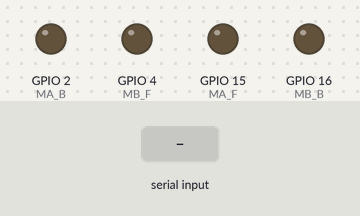
The sketch below on a simulated ESP32. Shown: output pins drawn as LEDs (lit = HIGH). The test bench sets the inputs (shaded band). Nothing arrives over Bluetooth unless stated.

Above: at 1.2 s.
1.3 s: "F90\n" received over the second serial link
At 2.5 s:
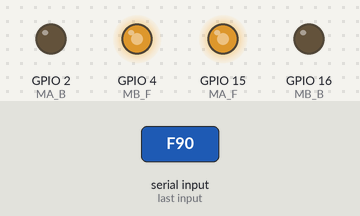
2.8 s: "B90\n" received over the second serial link
At 3.7 s:
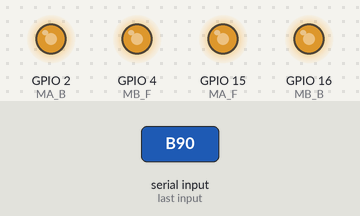
Timing chart, 0 to 5.8 s (numbered marks = the images above; inputs shaded):
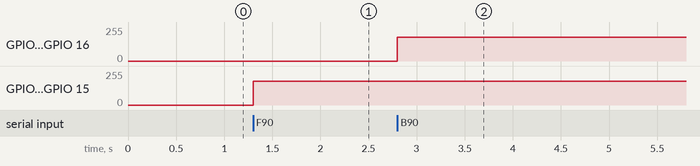

Measured:
- after the input at 1.3 s, GPIO 4 (MB_F), GPIO 15 (MA_F): 0/255 → 179/255 at once
- after the input at 2.8 s, GPIO 2 (MA_B), GPIO 16 (MB_B): 0/255 → 179/255 at once

The sketch:

arduinoCode.ino
```cpp
/*
  Kiki2010
  Base Code to control a BT Robot
  30/01/2025
*/

#include "BluetoothSerial.h"

BluetoothSerial SerialBT;

//Motors Pins
const int MA_F = 15; //Motor A Front
const int MA_B = 2; //Motor A Back
const int MB_F = 4; //Motor B Front
const int MB_B = 16; //Motor B Back

//Velocity control by PWM
const int freq = 1000;
const int resolution = 8;
int velocity = 180;

// Default command for control
char lastCmd = 'S';

void setup() {
  //We start Serial port and BT Serial
  Serial.begin(115200);
  SerialBT.begin("NovaX"); //Or whatever name you want for your robot

  //Set up motors for PWM
  ledcAttach(MA_F, freq, resolution);
  ledcAttach(MA_B, freq, resolution);
  ledcAttach(MB_F, freq, resolution);
  ledcAttach(MB_B, freq, resolution);

  movement('S');
}

void loop() {
  if (SerialBT.available()) {
    char cmd = SerialBT.read();

    //Ignore line breaks
    if (cmd == '\r' || cmd == '\n') return;

    cmd = toupper(cmd); //Uppercase :D

    //Velocity control
    if (cmd == 'V') {
      velocity = SerialBT.parseInt();
      velocity = constrain(velocity, 0, 255);

      //Replace Velocity
      if (lastCmd != 'S') {
        movement(lastCmd);
        return;
      }
    }

    //Movement control
    lastCmd = cmd;

    movement(cmd);
  }
}

//Default Movement
void movement(char c) {
  switch (c) {
    //Front
    case 'F':
      ledcWrite(MA_F, velocity);
      ledcWrite(MB_F, velocity);
      break;

    //Back
    case 'B':
      ledcWrite(MA_B, velocity);
      ledcWrite(MB_B, velocity);
      break;

    case 'L':
      ledcWrite(MA_F, velocity);
      ledcWrite(MB_B, velocity);
      break;

    case 'R':
      ledcWrite(MA_B, velocity);
      ledcWrite(MB_F, velocity);
      break;

    case 'S':
      ledcWrite(MA_F, 0);
      ledcWrite(MB_F, 0);
      ledcWrite(MA_B, 0);
      ledcWrite(MB_B, 0);
      break;
  }
}
```
